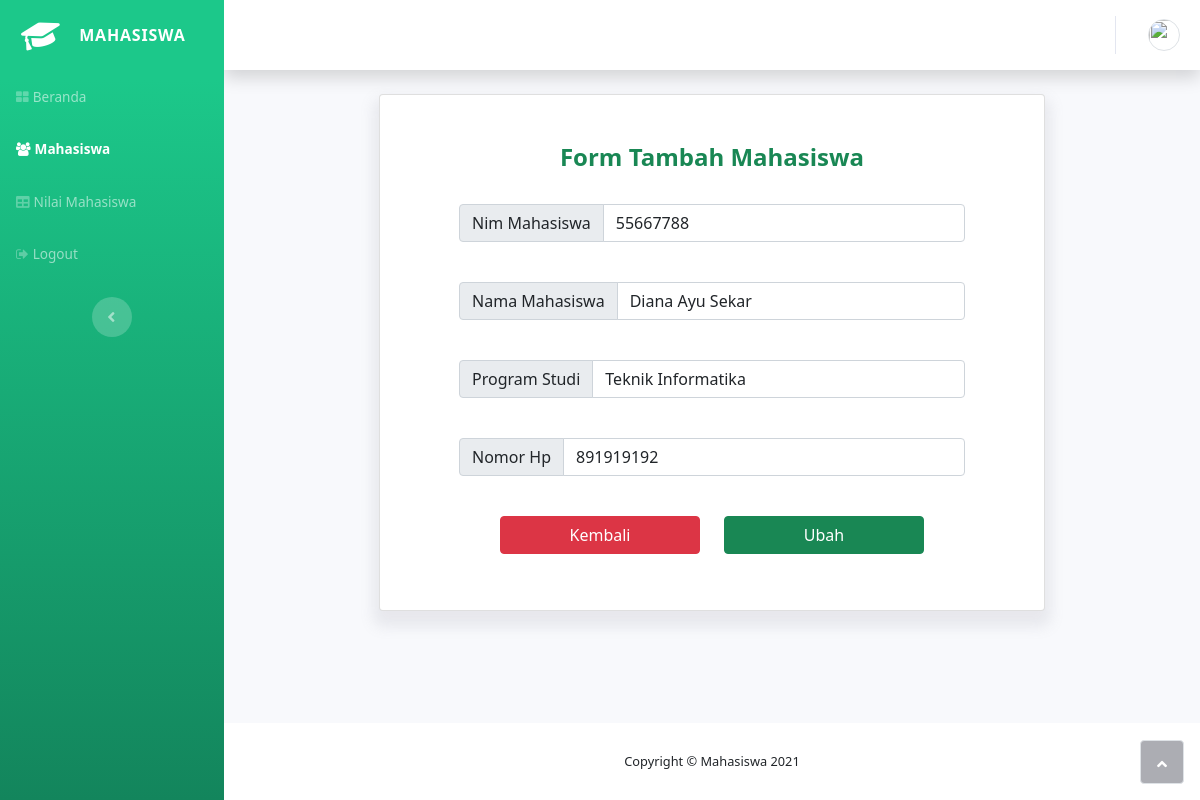
Screenshot of /mahasiswa/edit/2 with the database file from the repository.
### tables this page shows
CREATE TABLE `mahasiswa` (
  `Id_mhs` int(11) NOT NULL,
  `Nim` int(11) NOT NULL,
  `Nama` varchar(1000) NOT NULL,
  `Program_studi` varchar(255) NOT NULL,
  `Nohp` int(11) NOT NULL
);

### application/controllers/Mahasiswa.php (called while the page is built, shortened)
<?php
class Mahasiswa extends CI_Controller {
	public function __construct()
    {
		$this->load->library('session');
		$this->load->library('form_validation');
		$this->load->model('mhs_model');
    }
	public function edit($id)
	{
		$data['mhs'] = $this->mhs_model->getById($id);
		$data['username'] = $this->session->userdata('username');
		$data['foto'] = $this->session->userdata('foto');
		$data['title']="Edit Mahasiswa";
		$this->load->view('head',$data);
		$this->load->view('navbar',$data);
		$this->load->view('formeditmhs',$data);
		$this->load->view('footer');
		$this->load->view('js');
	}
}

### index.php (called while the page is built, shortened)
<?php
require_once BASEPATH.'core/CodeIgniter.php';

### application/models/Mhs_model.php (called while the page is built, shortened)
<?php
class Mhs_model extends CI_Model{
    public function getById($id)
    {
        return $this->db->get_where('mahasiswa', ["Id_mhs" => $id])->row();
    }
}

### application/views/formeditmhs.php (the view, shortened to what this page needs)
<div class="container-fluid">
                            <div class="row">
                                <div class="col" style="margin: 0 0 5% 0;">
                                    <div class="card d-lg-flex" style="width: 70%;margin: 0 auto;box-shadow: 0px 10px 14px 6px rgba(133,135,150,0.14);">
                                        <div class="card-body" style="width: 100%;margin: 0 auto;">
                                            <h4 class="card-title" style="text-align: center;margin: 32px;color: var(--bs-green);"><strong>Form Tambah Mahasiswa</strong></h4>
                                            <form class="d-flex d-lg-flex flex-column align-items-lg-center" action="<?= site_url('mahasiswa/update')?>" method ="post">
                                                <div class="input-group d-lg-flex justify-content-lg-center" style="width: 80%;margin: 0 0 40px 0;"><span class="input-group-text">Nim Mahasiswa</span><input class="form-control" type="text" name="nim" value="<?= $mhs->Nim?>"></div>
                                                <div class="input-group d-lg-flex justify-content-lg-center" style="width: 80%;margin: 0 0 40px 0 ;"><span class="input-group-text">Nama Mahasiswa</span><input class="form-control" type="text" name="nama" value="<?= $mhs->Nama?>"></div>
                                                <div class="input-group d-lg-flex justify-content-lg-center" style="width: 80%;margin: 0 0 40px 0 ;"><span class="input-group-text">Program Studi</span><input class="form-control" type="text" name="prodi" value="<?= $mhs->Program_studi?>"></div>
                                                <div class="input-group d-lg-flex justify-content-lg-center" style="width: 80%;margin: 0 0 40px 0 ;"><span class="input-group-text">Nomor Hp</span><input class="form-control" type="text" name="nohp" value="<?= $mhs->Nohp?>"></div>
                                                <div class="row">
                                                    <div class="col-sm-6">
                                                        <a href="<?= site_url('mahasiswa')?>" class="btn btn-danger" type="button" style="width: 200px;margin: 0 0 40px 0;color:white">Kembali</a>
                                                    </div>
                                                    <div class="col-sm-6">
                                                        <input class="btn btn-success" type="submit" style="width: 200px;margin: 0 0 40px 0;color:white" value="Ubah"></input>
                                                    </div>
                                                </div>
                                            </form>
                                        </div>
                                    </div>
                                </div>
                            </div>
                </div>
            </div>

### rows the page displays
mahasiswa: nim "55667788", nama "Diana Ayu Sekar", prodi "Teknik Informatika", nohp "891919192"
